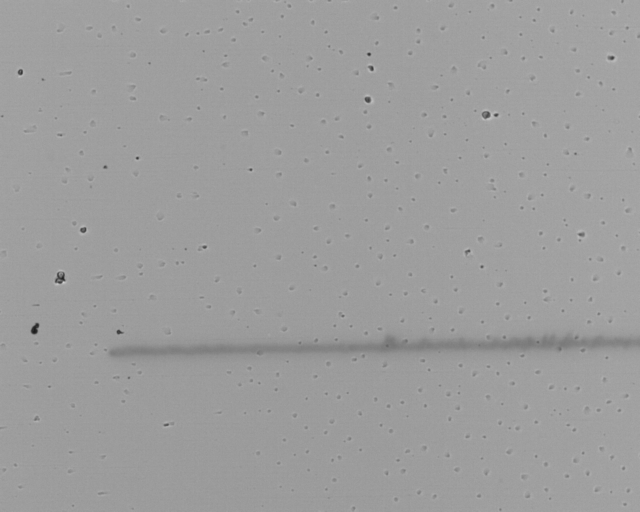
#> input picture 2026.3.6/down4/laser_line_X101_Y552_P0.0628W_20260301_173411.png, 1280 x 1024 px (shown at 1/2 size); its folder holds only this picture in this run
$ python batch.py
#> lines starting #> are read from the running program, lines starting #| are printed output that depends on the picture
import os
import re
import cv2
import numpy as np
import matplotlib.pyplot as plt
from scipy.optimize import curve_fit
from openpyxl import Workbook


def gaussian_func(x, a, mu, sigma, base):
	return a * np.exp(-((x - mu) ** 2) / (2 * sigma ** 2)) + base


def imread_cn(path):
	return cv2.imdecode(np.fromfile(path, dtype=np.uint8), cv2.IMREAD_GRAYSCALE)


def get_first_image(folder):
	exts = (".png", ".jpg", ".jpeg", ".bmp", ".tif", ".tiff")
	files = sorted([f for f in os.listdir(folder) if f.lower().endswith(exts)])
	return os.path.join(folder, files[0]) if files else None


def get_all_images(folder):
	exts = (".png", ".jpg", ".jpeg", ".bmp", ".tif", ".tiff")
	return sorted([f for f in os.listdir(folder) if f.lower().endswith(exts)])


def parse_filename_info(filename_no_ext):
	speed_match = re.search(r"_X([0-9]+(?:\.[0-9]+)?)", filename_no_ext, re.IGNORECASE)
	power_match = re.search(r"_P([0-9]+(?:\.[0-9]+)?)W", filename_no_ext, re.IGNORECASE)

	speed = float(speed_match.group(1)) if speed_match else None
	power_set_w = float(power_match.group(1)) if power_match else None
	return speed, power_set_w


def measure_and_visualize(image_path, roi_coords):
	img = imread_cn(image_path)
#> in imread_cn, returned value is the input picture: shape (1024, 1280); min 25, max 215, mean 157.3
	if img is None:
		raise ValueError(f"图片加载失败: {image_path}")

	y1, y2, x1, x2 = roi_coords
	h, w = img.shape[:2]
#> h = 1024; w = 1280
	if not (0 <= x1 < x2 <= w and 0 <= y1 < y2 <= h):
		raise ValueError(f"ROI 越界: roi={roi_coords}, image_size=({h}, {w})")

	roi = img[y1:y2, x1:x2]
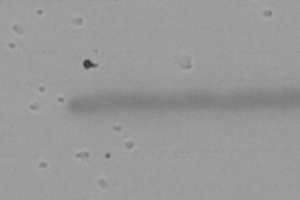
#> roi: shape (200, 300); min 54, max 168, mean 153.1

	# 对列求平均，得到垂直方向灰度分布
	profile = np.mean(roi, axis=1)
#> profile = 200 values, max 157.2 at index 8, min 134.6 at index 102, mean 153.1
	x_data = np.arange(len(profile))
#> x_data = 200 values from 0 to 199

	base_guess = np.max(profile)
#> base_guess = 157.2
	a_guess = np.min(profile) - base_guess
#> a_guess = -22.56
	mu_guess = np.argmin(profile)
#> mu_guess = 102
	sigma_guess = max(2.0, len(profile) / 10.0)
#> sigma_guess = 20

	popt, _ = curve_fit(
		gaussian_func,
		x_data,
		profile,
		p0=[a_guess, mu_guess, sigma_guess, base_guess],
		maxfev=10000,
	)
#> popt = [-20.28, 101.8, 9.66, 155.5]
	a, mu, sigma, base = popt
#> a = -20.28; mu = 101.8; sigma = 9.66; base = 155.5

	fwhm = 2.355 * abs(sigma)
#> fwhm = 22.76

	fit_y = gaussian_func(x_data, a, mu, sigma, base)
#> fit_y = 200 values, max 155.5 at index 0, min 135.3 at index 102, mean 153.1
	half_level = base + a / 2.0
#> half_level = 145.4
	left = mu - fwhm / 2.0
#> left = 90.46
	right = mu + fwhm / 2.0
#> right = 113.2

	fig, axes = plt.subplots(1, 2, figsize=(12, 4.8))

	axes[0].imshow(img, cmap="gray")
	rect = plt.Rectangle((x1, y1), x2 - x1, y2 - y1, fill=False, edgecolor="lime", linewidth=2)
	axes[0].add_patch(rect)
	axes[0].set_title("原图与 ROI")
	axes[0].axis("off")

	axes[1].plot(x_data, profile, "b.", label="ROI 平均灰度剖面")
	axes[1].plot(x_data, fit_y, "r-", linewidth=2, label="高斯拟合")
	axes[1].axhline(half_level, color="orange", linestyle="--", linewidth=1.5, label="半高位置")
	axes[1].axvline(left, color="green", linestyle="--", linewidth=1.2)
	axes[1].axvline(right, color="green", linestyle="--", linewidth=1.2)
	axes[1].set_title(f"线宽 FWHM = {fwhm:.3f} px")
	axes[1].set_xlabel("ROI 内相对像素位置 (Y)")
	axes[1].set_ylabel("灰度")
	axes[1].legend(loc="best")
	axes[1].grid(alpha=0.25)

	plt.tight_layout()
	plt.show()
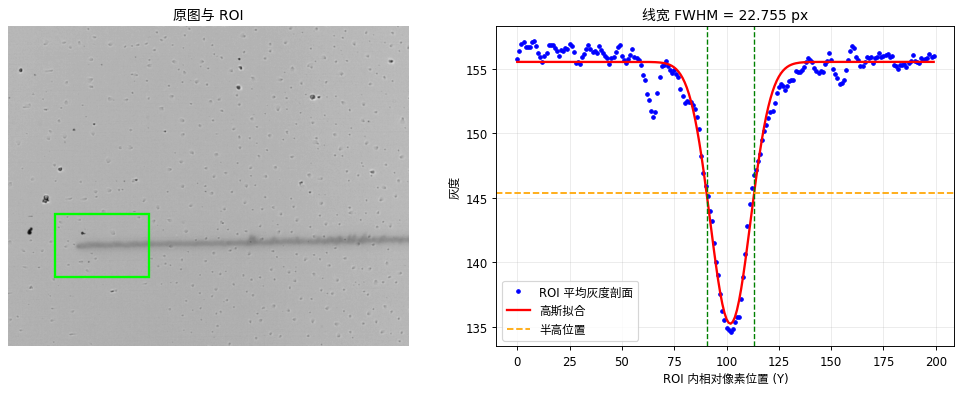
#> figure drawn by matplotlib, 2 panels; panel 2: curve peaks at x = 8, y = 157.2; panel 2: curve peaks at x = 0, y = 155.5

	return fwhm


def measure_line_width(image_path, roi_coords):
	img = imread_cn(image_path)
	if img is None:
		raise ValueError(f"图片加载失败: {image_path}")

	y1, y2, x1, x2 = roi_coords
	h, w = img.shape[:2]
	if not (0 <= x1 < x2 <= w and 0 <= y1 < y2 <= h):
		raise ValueError(f"ROI 越界: roi={roi_coords}, image_size=({h}, {w})")

	roi = img[y1:y2, x1:x2]
	profile = np.mean(roi, axis=1)
	x_data = np.arange(len(profile))

	base_guess = np.max(profile)
	a_guess = np.min(profile) - base_guess
	mu_guess = np.argmin(profile)
	sigma_guess = max(2.0, len(profile) / 10.0)

	popt, _ = curve_fit(
		gaussian_func,
		x_data,
		profile,
		p0=[a_guess, mu_guess, sigma_guess, base_guess],
		maxfev=10000,
	)
	_, _, sigma, _ = popt
	return 2.355 * abs(sigma)


def export_results_to_xlsx(results, output_path):
	wb = Workbook()
	ws = wb.active
	ws.title = "down4_batch_results"

	headers = [
		"file_name",
		"speed_from_X",
		"set_power_W_from_P",
		"actual_power_W(set/21)",
		"actual_power_mW(set/21*1000)",
		"line_width_FWHM_px",
		"status",
		"error",
	]
	ws.append(headers)

	for row in results:
		ws.append([
			row["file_name"],
			row["speed_from_X"],
			row["set_power_W_from_P"],
			row["actual_power_W"],
			row["actual_power_mW"],
			row["line_width_FWHM_px"],
			row["status"],
			row["error"],
		])

	wb.save(output_path)


if __name__ == "__main__":
	script_dir = os.path.dirname(os.path.abspath(__file__))
	med_dir = os.path.join(script_dir, "down4")
	image_files = get_all_images(med_dir)
	if not image_files:
		raise FileNotFoundError(f"未在目录中找到图片: {med_dir}")

	# 请按你的图像实际位置调整 ROI
	roi = [600, 800, 150, 450]  # [y1, y2, x1, x2]

	# 功率换算系数：实际功率 = 标称功率 / 21
	power_scale = 1.0 / 21.0

	# 先对第一张图做一次可视化确认
	first_image_path = os.path.join(med_dir, image_files[0])
	print(f"可视化示例: {image_files[0]}")
	demo_width = measure_and_visualize(first_image_path, roi)
#> demo_width = 22.76
	print(f"示例线宽 FWHM: {demo_width:.4f} px")
#| 示例线宽 FWHM: 22.7555 px

	results = []
	print("\n开始批量测量 med 文件夹...")
	for idx, file_name in enumerate(image_files, 1):
		image_path = os.path.join(med_dir, file_name)
		stem = os.path.splitext(file_name)[0]
		speed, power_set_w = parse_filename_info(stem)

		actual_power_w = power_set_w * power_scale if power_set_w is not None else None
		actual_power_mw = actual_power_w * 1000.0 if actual_power_w is not None else None

		row = {
			"file_name": file_name,
			"speed_from_X": speed,
			"set_power_W_from_P": power_set_w,
			"actual_power_W": actual_power_w,
			"actual_power_mW": actual_power_mw,
			"line_width_FWHM_px": None,
			"status": "ok",
			"error": "",
		}

		try:
			row["line_width_FWHM_px"] = measure_line_width(image_path, roi)
#> in measure_line_width, `x_data = np.arange(len(profile))`: x_data = 200 values from 0 to 199
#> in measure_line_width, `base_guess = np.max(profile)`: base_guess = 157.2
#> in measure_line_width, `a_guess = np.min(profile) - base_guess`: a_guess = -22.56
#> in measure_line_width, `mu_guess = np.argmin(profile)`: mu_guess = 102
#> in measure_line_width, `sigma_guess = max(2.0, len(profile) / 10.0)`: sigma_guess = 20
#> in measure_line_width, `popt, _ = curve_fit( gaussian_func, x_data, profile, p0=[a_guess, mu_g..`: popt = [-20.28, 101.8, 9.66, 155.5]
#> in measure_line_width, `_, _, sigma, _ = popt`: sigma = 9.66
			print(
				f"[{idx}/{len(image_files)}] {file_name} | "
				f"speed={speed} | Pset={power_set_w} W | "
				f"Pactual={actual_power_mw:.3f} mW" if actual_power_mw is not None else
				f"[{idx}/{len(image_files)}] {file_name} | speed={speed} | Pset={power_set_w} W | Pactual=None"
			)
		except Exception as e:
			row["status"] = "failed"
			row["error"] = str(e)
			print(f"[{idx}/{len(image_files)}] {file_name} | 失败: {e}")

		results.append(row)

	out_xlsx = os.path.join(script_dir, "down4_linewidth_results.xlsx")
	export_results_to_xlsx(results, out_xlsx)
#> the loop in export_results_to_xlsx, `for row in results:` made 1 pass
	print(f"\n批量结果已导出: {out_xlsx}")

$ run again, on 2026.3.6/down4/laser_line_X113_Y552_P0.0638W_20260301_173522.png
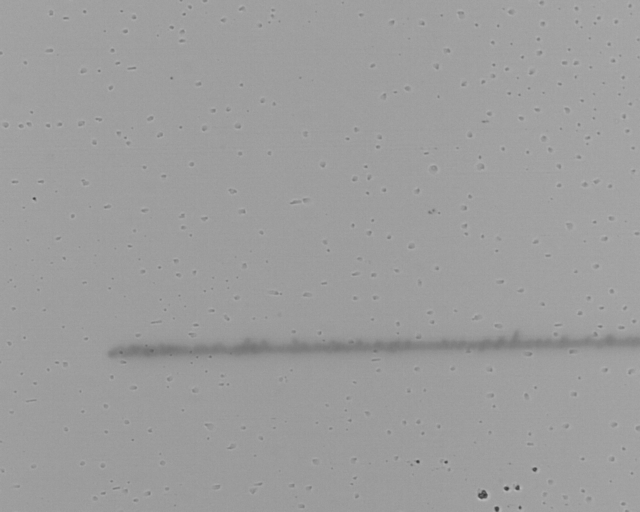
#> input picture 2026.3.6/down4/laser_line_X113_Y552_P0.0638W_20260301_173522.png, 1280 x 1024 px (shown at 1/2 size)
#> in imread_cn, returned value is the input picture: shape (1024, 1280); min 47, max 194, mean 157.2
#> in measure_and_visualize, `roi = img[y1:y2, x1:x2]`:
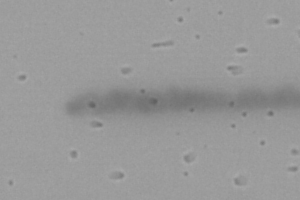
#> roi: shape (200, 300); min 98, max 171, mean 152.4
#> in measure_and_visualize, `profile = np.mean(roi, axis=1)`: profile = 200 values, max 157.2 at index 55, min 130.3 at index 102, mean 152.4
#> in measure_and_visualize, `x_data = np.arange(len(profile))`: x_data = 200 values from 0 to 199
#> in measure_and_visualize, `base_guess = np.max(profile)`: base_guess = 157.2
#> in measure_and_visualize, `a_guess = np.min(profile) - base_guess`: a_guess = -26.91
#> in measure_and_visualize, `mu_guess = np.argmin(profile)`: mu_guess = 102
#> in measure_and_visualize, `sigma_guess = max(2.0, len(profile) / 10.0)`: sigma_guess = 20
#> in measure_and_visualize, `popt, _ = curve_fit( gaussian_func, x_data, profile, p0=[a_guess, mu_g..`: popt = [-24.99, 101.5, 10.7, 155.7]
#> in measure_and_visualize, `a, mu, sigma, base = popt`: a = -24.99; mu = 101.5; sigma = 10.7; base = 155.7
#> fwhm = 25.19
#> fit_y = 200 values, max 155.7 at index 0, min 130.8 at index 102, mean 152.4
#> half_level = 143.2
#> left = 88.93
#> right = 114.1
#> in measure_and_visualize, `plt.show()`:
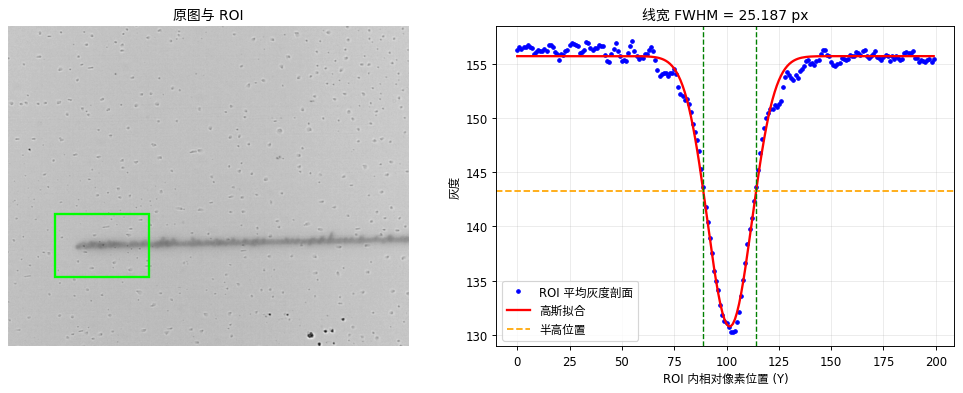
#> figure drawn by matplotlib, 2 panels; panel 2: curve peaks at x = 55, y = 157.2; panel 2: curve peaks at x = 0, y = 155.7
#> demo_width = 25.19
#| 示例线宽 FWHM: 25.1871 px
#> in measure_line_width, `x_data = np.arange(len(profile))`: x_data = 200 values from 0 to 199
#> in measure_line_width, `base_guess = np.max(profile)`: base_guess = 157.2
#> in measure_line_width, `a_guess = np.min(profile) - base_guess`: a_guess = -26.91
#> in measure_line_width, `mu_guess = np.argmin(profile)`: mu_guess = 102
#> in measure_line_width, `sigma_guess = max(2.0, len(profile) / 10.0)`: sigma_guess = 20
#> in measure_line_width, `popt, _ = curve_fit( gaussian_func, x_data, profile, p0=[a_guess, mu_g..`: popt = [-24.99, 101.5, 10.7, 155.7]
#> in measure_line_width, `_, _, sigma, _ = popt`: sigma = 10.7
#> the loop in export_results_to_xlsx, `for row in results:` made 1 pass

$ run again, on 2026.3.6/down4/laser_line_X116_Y552_P0.0638W_20260301_173540.png
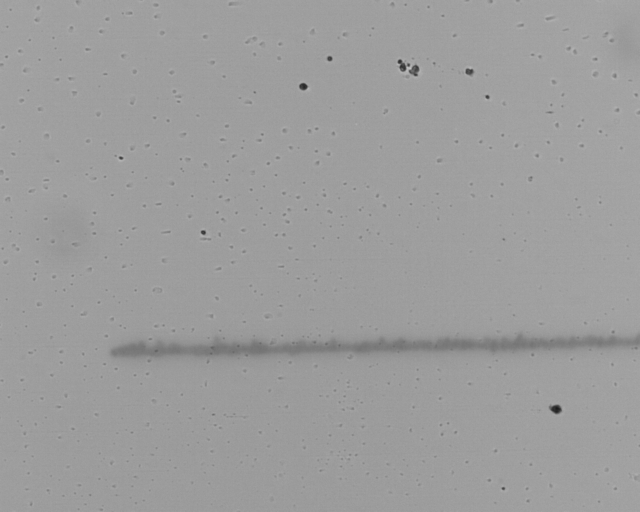
#> input picture 2026.3.6/down4/laser_line_X116_Y552_P0.0638W_20260301_173540.png, 1280 x 1024 px (shown at 1/2 size)
#> in imread_cn, returned value is the input picture: shape (1024, 1280); min 25, max 198, mean 157
#> in measure_and_visualize, `roi = img[y1:y2, x1:x2]`:
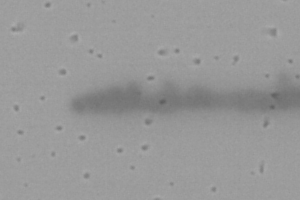
#> roi: shape (200, 300); min 94, max 172, mean 152
#> in measure_and_visualize, `profile = np.mean(roi, axis=1)`: profile = 200 values, max 157.5 at index 33, min 129.5 at index 100, mean 152
#> in measure_and_visualize, `x_data = np.arange(len(profile))`: x_data = 200 values from 0 to 199
#> in measure_and_visualize, `base_guess = np.max(profile)`: base_guess = 157.5
#> in measure_and_visualize, `a_guess = np.min(profile) - base_guess`: a_guess = -28.02
#> in measure_and_visualize, `mu_guess = np.argmin(profile)`: mu_guess = 100
#> in measure_and_visualize, `sigma_guess = max(2.0, len(profile) / 10.0)`: sigma_guess = 20
#> in measure_and_visualize, `popt, _ = curve_fit( gaussian_func, x_data, profile, p0=[a_guess, mu_g..`: popt = [-26, 100.4, 11.52, 155.8]
#> in measure_and_visualize, `a, mu, sigma, base = popt`: a = -26; mu = 100.4; sigma = 11.52; base = 155.8
#> fwhm = 27.12
#> fit_y = 200 values, max 155.8 at index 0, min 129.8 at index 100, mean 152
#> half_level = 142.8
#> left = 86.85
#> right = 114
#> in measure_and_visualize, `plt.show()`:
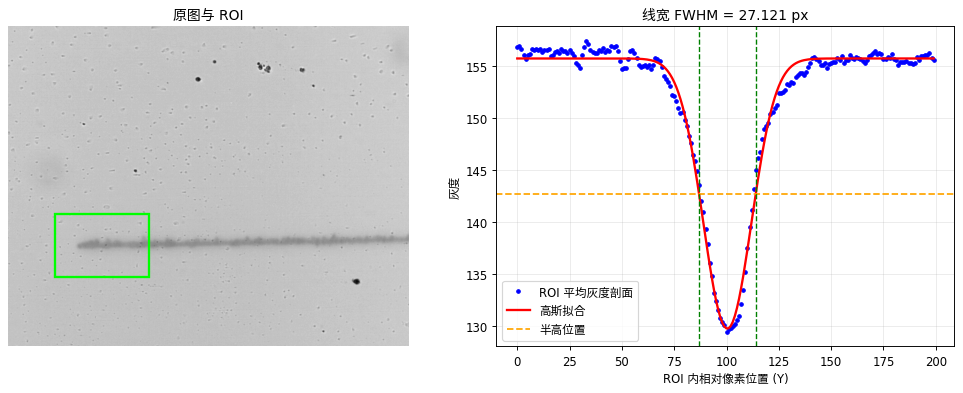
#> figure drawn by matplotlib, 2 panels; panel 2: curve peaks at x = 33, y = 157.5; panel 2: curve peaks at x = 0, y = 155.8
#> demo_width = 27.12
#| 示例线宽 FWHM: 27.1208 px
#> in measure_line_width, `x_data = np.arange(len(profile))`: x_data = 200 values from 0 to 199
#> in measure_line_width, `base_guess = np.max(profile)`: base_guess = 157.5
#> in measure_line_width, `a_guess = np.min(profile) - base_guess`: a_guess = -28.02
#> in measure_line_width, `mu_guess = np.argmin(profile)`: mu_guess = 100
#> in measure_line_width, `sigma_guess = max(2.0, len(profile) / 10.0)`: sigma_guess = 20
#> in measure_line_width, `popt, _ = curve_fit( gaussian_func, x_data, profile, p0=[a_guess, mu_g..`: popt = [-26, 100.4, 11.52, 155.8]
#> in measure_line_width, `_, _, sigma, _ = popt`: sigma = 11.52
#> the loop in export_results_to_xlsx, `for row in results:` made 1 pass
